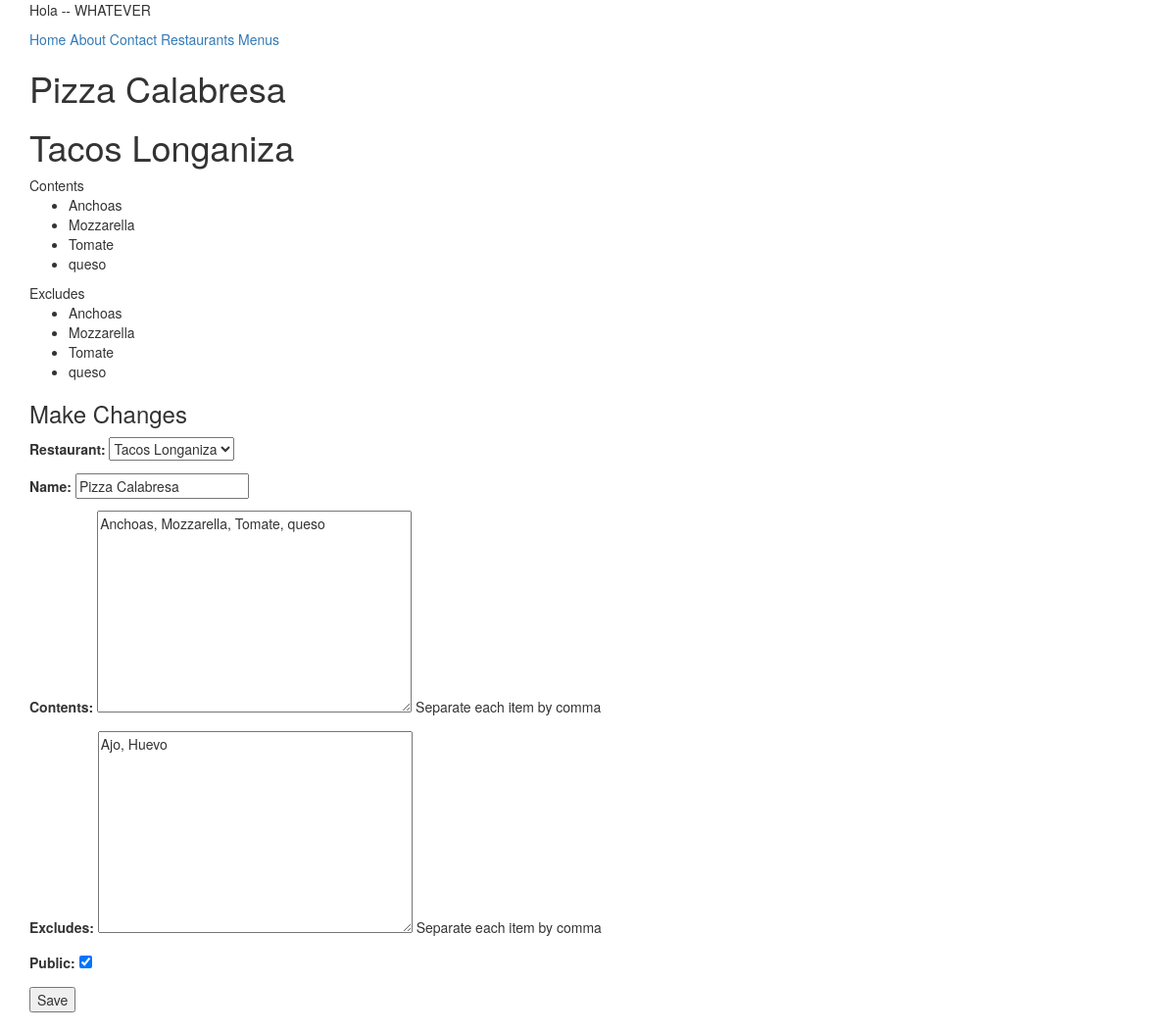
The app's page /items/2/ (signed in) with its own data.
### menus/models.py (models this page shows, shortened)
class Item(models.Model):
	user = models.ForeignKey(settings.AUTH_USER_MODEL)
	restaurant = models.ForeignKey(RestaurantLocation)
	name = models.CharField(max_length=120)
	contents = models.TextField(help_text='Separate each item by comma')
	excludes = models.TextField(blank=True, null=True, help_text='Separate each item by comma')
	public = models.BooleanField(default=True)
	timestamp = models.DateTimeField(auto_now_add=True)
	updated = models.DateTimeField(auto_now=True)
	class Meta:
		ordering = ['-updated','-timestamp']
	def get_contents(self):
		return self.contents.split(",")
	def get_excludes(self):
		return self.contents.split(",")

### restaurants/models.py (models this page shows, shortened)
class RestaurantLocation(models.Model):
	owner = models.ForeignKey(User)
	name = models.CharField(max_length=120)
	location = models.CharField(max_length=120, null=True, blank=True)
	category = models.CharField(max_length=120, null=True, blank=True)
	timestamp = models.DateTimeField(auto_now_add=True)
	updated = models.DateTimeField(auto_now=True)
	slug = models.SlugField(null=True, blank=True)
	def __str__(self):
		return self.name

### menus/views.py (the view)
# urls.py: url(r'^(?P<pk>\d+)/$', ItemUpdateView.as_view(), name='detail'),
class ItemUpdateView(LoginRequiredMixin,UpdateView):
	template_name = 'menus/detail-update.html'
	form_class = ItemForm
	def get_queryset(self):
		return Item.objects.filter(user=self.request.user)
	def get_context_data(self, *args, **kwargs):
		context = super(ItemUpdateView, self).get_context_data(*args,**kwargs)
		context['title'] = 'Update Item'
		return context
	def get_form_kwargs(self):
		kwargs = super(ItemUpdateView, self).get_form_kwargs()
		kwargs['user'] = self.request.user
		return kwargs

### menus/forms.py
class ItemForm(forms.ModelForm):
	class Meta:
		model = Item
		fields = [
			'restaurant',
			'name',
			'contents',
			'excludes',
			'public',
			]
	def __init__(self, user=None, *args, **kwargs):
		print(user)
		super(ItemForm, self).__init__(*args,**kwargs)
		self.fields['restaurant'].queryset = RestaurantLocation.objects.filter(owner=user)

### menus/templates/menus/detail-update.html (shortened to what this page needs)
{% extends 'base.html' %}
{% block content %}
<h1>{{ form.instance.name}}</h1>
<h1>{{  form.instance.restaurant}}</h1>
	{% if  form.instance.contents %}
	Contents
	<ul>
	{% for item in  form.instance.get_contents %}
	<li>{{ item }}</li>
	{% endfor %}
	</ul>
	{% endif %}
	{% if  form.instance.excludes %}
	Excludes
	<ul>
	{% for item in  form.instance.get_excludes %}
	<li>{{ item }}</li>
	{% endfor %}
	</ul>
	{% endif %}
	<h3>Make Changes</h3>
	{% include 'snippets/form-snippets.html' with form=form %}
{% endblock %}

### templates/snippets/form-snippets.html (shortened to what this page needs)
<form method='POST'>{% csrf_token %}
	{{ form.as_p }}
<button type='submit'>Save</button>
</form>

### records on screen
Item: instance.name "Pizza Calabresa", instance.restaurant "Tacos Longaniza", restaurant "Tacos Longaniza", contents "Anchoas, Mozzarella, Tomate, queso", excludes "Ajo, Huevo", public "☑"
RestaurantLocation: name "Pizza Calabresa"

### other values on screen
{{ item }} "Anchoas" "Mozzarella" "Tomate" "queso"
